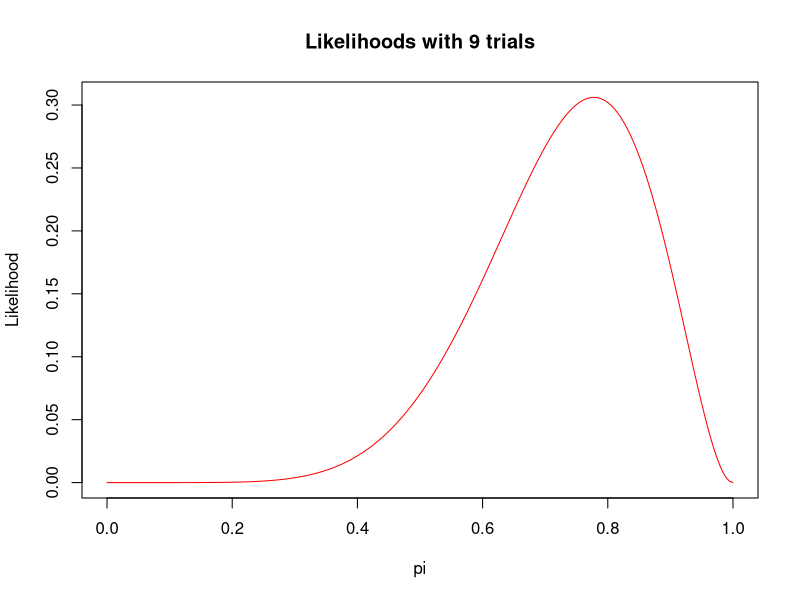
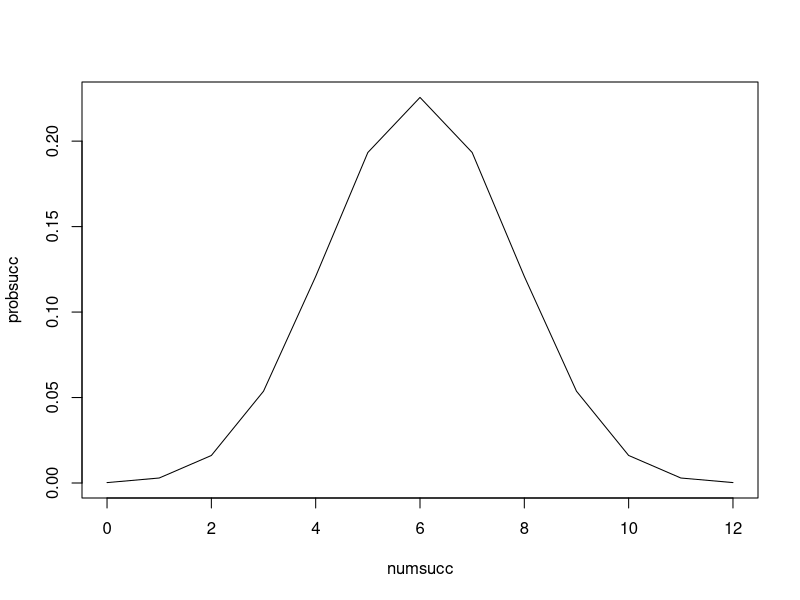

These charts were generated, in order, by the following R code:
## ---- chunk 1
probvec<-seq(0, 21,by=1)
results<-round(dbinom(probvec, 20, 0.25),digits=2)
probtab<-data.frame(probvec, results)
print(probtab)

dbinom (0, 20, 0.25)
## ---- chunk 2
dbinom (9,20, 0.25) + dbinom (10,20, 0.25) + dbinom (11,20, 0.25) + dbinom (12,20, 0.25) + dbinom (13,20, 0.25) + dbinom (14,20, 0.25) + dbinom (15,20, 0.25) + dbinom (16,20, 0.25) + dbinom (17,20, 0.25) + dbinom (18,20, 0.25) + dbinom (19,20, 0.25) + dbinom (20,20, 0.25)

probvec<-seq(9,21, by=1)
prob<-dbinom(probvec, 20, 0.25)
probsum<-sum(dbinom(probvec, 20, 0.25))
probsum
## ---- chunk 3
pbinom (2,20,0.25)
## ---- chunk 4
propvec<-seq (0,9, by=1)
prob<-round(dbinom(propvec, 9, 0.5), digits=2)
results<-data.frame(propvec, prob)
results


## ---- chunk 5
propvec<-seq(0,9, by=1)
prob<-round(dbinom(propvec,9,0.6), digits=2)
results<-data.frame (propvec, prob)
results
## ---- chunk 6
propvec<-seq(0,9, by=1)
prob<-round(dbinom(propvec,9,0.3), digits=2)
results<-data.frame (propvec, prob)
results
## ---- chunk 7
pi_vals <- seq(0,1,by=0.005)              
lhood <- dbinom(7,9,prob=pi_vals)        
plot(pi_vals,lhood, type="l", col="red",  # plot first likelihood
     main="Likelihoods with 9 trials",
     xlab = "pi", ylab="Likelihood")
lhoodtab<-data.frame(pi_vals,lhood)
lhoodtab2<-subset(lhoodtab, lhood > 0.3)
print(lhoodtab2)
MLE<-round(7/9, digits=2)
## ---- chunk 8
numsucc<-seq(0,12, by=1)
probsucc<-dbinom(numsucc,12,0.5)
plot (numsucc,probsucc, type="l")
probtab<-round(data.frame(numsucc,probsucc),4)
probtab
P_val= sum(dbinom(0,12,0.5) + dbinom(1,12,0.5) +0.5*dbinom(2,12,0.5) +0.5*dbinom(10,12,0.5) + dbinom(11,12,0.5) + dbinom(12,12,0.5))
P_val

#dbinom(10,12,0.5)
#1-pbinom (10, 12, 0.5)
## ---- chunk 9
p_value=0.5*dbinom(10, 12, 0.5) + dbinom(11, 12, 0.5) + dbinom (12, 12, 0.5)
p_value
## ---- chunk 10
y=10
n=12
p_prime=(y+2)/(n+4)
z=abs(qnorm(0.05/2))
stat=(p_prime * (1-p_prime))/(n+4)
Al=p_prime - z*(sqrt(stat))
Al
Au= p_prime + z*(sqrt(stat))
Au
## ---- chunk 11
n=12
pvec<-seq(0,1,by=0.01)
p=10/12
z_stat<-((p-pvec)/(sqrt(pvec*(1-pvec))/n))
threshold= abs(qnorm(0.01/2))
prob_tab<-data.frame (pvec, z_stat)
prob_tab_2<-prob_tab[abs(z_stat)<=abs(threshold),]
prob_tab_2
## ---- chunk 12
n=44
p=16/44
p_0=0.336
#z=((p-p_0)/(sqrt((p_0*(1-p_0)/n))
za= p-p_0
zb= (p_0*(1-p_0))/n
z=za/sqrt(zb)
1-pnorm(z)
## ---- chunk 13
n=44
y=16
pp=(y+2)/(n+4)
z=abs(qnorm(0.05/2))
stat=sqrt((pp*(1-pp))/(n+4))
Al= pp - z*stat
Au=pp + z*stat
## ---- chunk 14
n=15
pi=0.1
sim<-rbinom (10000,n, pi)
p<-(sim/n)
pp<-(sim+2)/(n+4)
z=abs(qnorm(0.05/2))
stat=sqrt((pp*(1-pp))/(n+4))
Al=abs(pp - (z*stat))
Au=pp + (z*stat)
result<- p >= Al & p <= Au
count_true<-length(which(result=="TRUE"))
count_true/10000
## ---- chunk 15
n=15
pi=0.1
sim<-rbinom (10000,n, pi)
p<-(sim/n)
z=abs(qnorm(0.05/2))
stat=sqrt((p*(1-p))/n)
Wl=abs(p - (z*stat))
Wu=p + (z*stat)
result<- p >= Wl & p <= Wu
count_true<-length(which(result=="TRUE"))
count_true/10000
